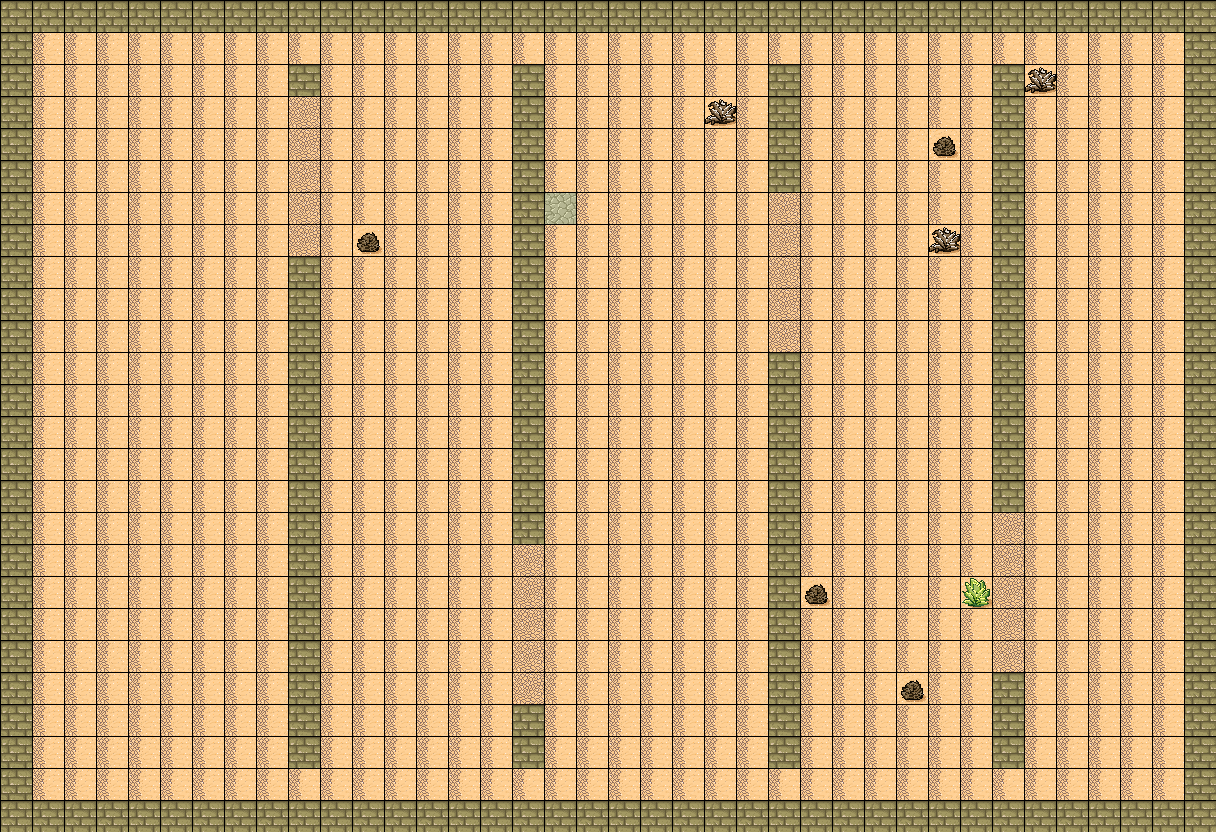

A level layout from a 2D game, rendered from its tile map. Below: a short description, then the map file with tile-grid data replaced by summaries:
An orthogonal 38x26 tile map with 32x32 px tiles, 1 tile layer (Suelo), 1 hidden layer not drawn and 11 objects (5x enemy, 4x item, spawn, door).

<map version="1.10" tiledversion="1.10.2" orientation="orthogonal" renderorder="right-down" width="38" height="26" tilewidth="32" tileheight="32" infinite="0" nextlayerid="3" nextobjectid="40">
  <tileset firstgid="1" source="../tilesets/desert.tsx" />
  <layer id="1" name="Suelo" width="38" height="26" visible="1">
    <data>[988 cells, 988 non-empty, 7 distinct tile ids]</data>
  </layer>
  <layer id="2" name="Colisiones" width="38" height="26" visible="0">
    <data>[988 cells, 192 non-empty, 1 distinct tile ids]</data>
  </layer>
  <objectgroup id="3" name="Entidades">
    <object id="1" name="spawn" type="spawn" x="96" y="416" width="24" height="24" />
    <object id="2" name="door" type="door" x="1120" y="416" width="28" height="36">
      <properties>
        <property name="requires" value="key" />
      </properties>
    </object>
    <object id="3" name="item" type="item" x="480" y="672" width="20" height="20">
      <properties>
        <property name="item" value="key" />
        <property name="amount" value="1" />
      </properties>
    </object>
    <object id="4" name="enemy" type="enemy" x="608" y="608" width="28" height="28">
      <properties>
        <property name="kind" value="wraith" />
        <property name="patrol" value="pingpong" />
      </properties>
    </object>
    <object id="5" name="enemy" type="enemy" x="352" y="128" width="28" height="28">
      <properties>
        <property name="kind" value="skeleton" />
        <property name="patrol" value="waypoints" />
      </properties>
    </object>
    <object id="6" name="enemy" type="enemy" x="928" y="512" width="28" height="28">
      <properties>
        <property name="kind" value="brute" />
        <property name="patrol" value="fsm" />
      </properties>
    </object>
    <object id="7" name="enemy" type="enemy" x="864" y="288" width="28" height="28">
      <properties>
        <property name="kind" value="mage" />
        <property name="patrol" value="pingpong" />
      </properties>
    </object>
    <object id="8" name="enemy" type="enemy" x="960" y="160" width="28" height="28">
      <properties>
        <property name="kind" value="slime" />
        <property name="patrol" value="waypoints" />
      </properties>
    </object>
    <object id="9" name="item" type="item" x="288" y="160" width="20" height="20">
      <properties>
        <property name="item" value="medkit" />
        <property name="amount" value="1" />
      </properties>
    </object>
    <object id="10" name="item" type="item" x="896" y="480" width="20" height="20">
      <properties>
        <property name="item" value="ammo" />
        <property name="amount" value="2" />
      </properties>
    </object>
    <object id="11" name="item" type="item" x="480" y="128" width="20" height="20">
      <properties>
        <property name="item" value="power" />
        <property name="amount" value="1" />
      </properties>
    </object>
  </objectgroup>
</map>
